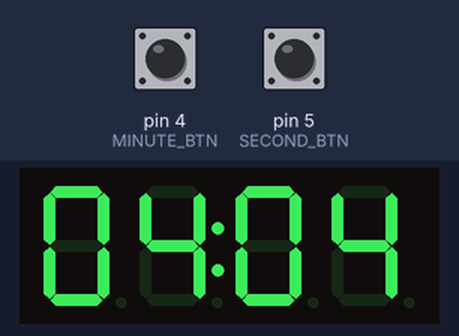
Bench run of a sketch on a simulated Arduino Uno, built with avr-gcc and run on an emulated ATmega328P. Parts: 4-digit seven-segment display. Inputs (shaded band) come from the test bench; at power-on: pin 4 (MINUTE_BTN) HIGH, pin 5 (SECOND_BTN) HIGH.

Above: at 1.8 s.
1.9 s: pin 4 (MINUTE_BTN) pulled LOW for 0.6 s
At 2.19 s:
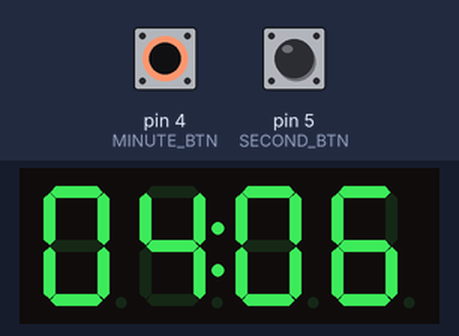
4.0 s: pin 5 (SECOND_BTN) pulled LOW for 0.6 s
At 4.5 s:
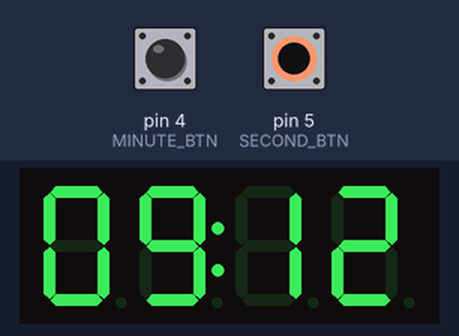
6.1 s: pin 4 (MINUTE_BTN) pulled LOW for 1 s
At 6.28 s:
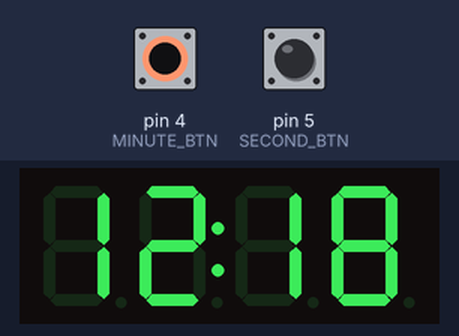
8.6 s: pin 5 (SECOND_BTN) pulled LOW for 1 s
At 9.12 s:
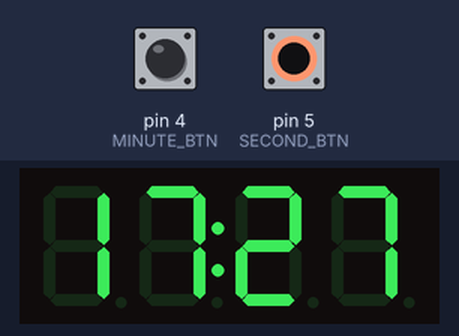
Timing chart, 0 to 11.6 s (numbered marks = the images above; inputs shaded):
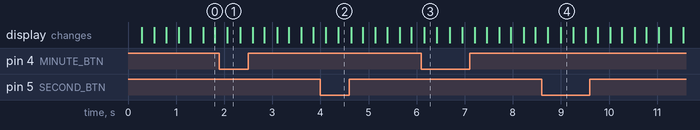

The sketch:

pomodoroPrimeraVersion.ino
```cpp
#include <TM1637Display.h>

#define CLK 2       // Pin del reloj del TM1637
#define DIO 3       // Pin de datos del TM1637
#define MINUTE_BTN 4  // Pin del botón para ajustar minutos
#define SECOND_BTN 5  // Pin del botón para ajustar segundos

TM1637Display display(CLK, DIO);

int minutes = 0;
int seconds = 0;
unsigned long lastUpdate = 0;
unsigned long blinkTime = 0;
bool showDisplay = true;  // Variable para alternar entre mostrar y ocultar

void setup() {
  pinMode(MINUTE_BTN, INPUT_PULLUP);  // Configurar el botón de minutos
  pinMode(SECOND_BTN, INPUT_PULLUP);  // Configurar el botón de segundos
  display.setBrightness(5);  // Ajusta el brillo (0-7)
}

void printTime() {
  int timeToDisplay = (minutes * 100) + seconds;  // Formato MM:SS
  display.showNumberDecEx(timeToDisplay, 0x40, true);  // Mostrar con ":" en MM:SS
}

void loop() {
  // Incrementar minutos al presionar el botón de minutos
  if (digitalRead(MINUTE_BTN) == HIGH) {
    minutes++;
    if (minutes == 24) {
      minutes = 0;
    }
      blinkTime = millis();
      showDisplay = !showDisplay;  // Alterna entre mostrar y ocultar

      if (showDisplay) {
        printTime();  // Mostrar el tiempo
      } else {
        display.clear();  // Ocultar el tiempo
      }
    if (millis() - blinkTime >= 1) {
      blinkTime = millis();
      showDisplay = !showDisplay;  // Alterna entre mostrar y ocultar

      if (showDisplay) {
        printTime();  // Mostrar el tiempo
      } else {
        display.clear();  // Ocultar el tiempo
      }
    }
    delay(200);  // Retraso para evitar rebotes
  }

  // Incrementar segundos al presionar el botón de segundos
  if (digitalRead(SECOND_BTN) == HIGH) {
    seconds++;
    if (seconds == 60) {
      seconds = 0;
      minutes++;
      if (minutes == 60) {
        minutes = 0;
      }
    }
      blinkTime = millis();
      showDisplay = !showDisplay;  // Alterna entre mostrar y ocultar

      if (showDisplay) {
        printTime();  // Mostrar el tiempo
      } else {
        display.clear();  // Ocultar el tiempo
      }
    if (millis() - blinkTime >= 1) {
      blinkTime = millis();
      showDisplay = !showDisplay;  // Alterna entre mostrar y ocultar

      if (showDisplay) {
        printTime();  // Mostrar el tiempo
      } else {
        display.clear();  // Ocultar el tiempo
      }
    }
    delay(200);  // Retraso para evitar rebotes
  }

  // Actualizar cada segundo para incrementar el tiempo automáticamente
  if (millis() - lastUpdate >= 1000) {
    lastUpdate = millis();
    seconds++;

    if (seconds >= 60) {
      seconds = 0;
      minutes++;

      if (minutes >= 24) {
        minutes = 0;  // Reinicia a 00:00 después de 59:59
      }
    }
  }


  printTime();

}
```
